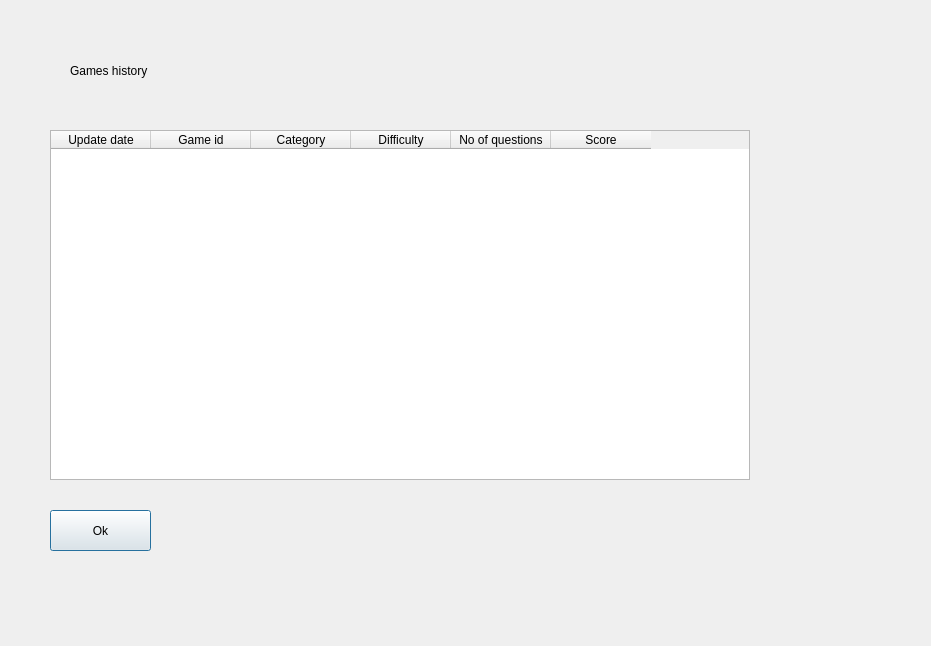
<?xml version="1.0" encoding="UTF-8"?>
<ui version="4.0">
 <class>Dialog</class>
 <widget class="QDialog" name="Dialog">
  <property name="geometry">
   <rect>
    <x>0</x>
    <y>0</y>
    <width>931</width>
    <height>646</height>
   </rect>
  </property>
  <property name="windowTitle">
   <string>Dialog</string>
  </property>
  <property name="styleSheet">
   <string notr="true"/>
  </property>
  <widget class="QLabel" name="lbl_header">
   <property name="geometry">
    <rect>
     <x>70</x>
     <y>40</y>
     <width>381</width>
     <height>61</height>
    </rect>
   </property>
   <property name="styleSheet">
    <string notr="true"/>
   </property>
   <property name="text">
    <string>Games history</string>
   </property>
  </widget>
  <widget class="QTableWidget" name="tableWidget">
   <property name="geometry">
    <rect>
     <x>50</x>
     <y>130</y>
     <width>700</width>
     <height>350</height>
    </rect>
   </property>
   <property name="styleSheet">
    <string notr="true"/>
   </property>
   <column>
    <property name="text">
     <string>Update date</string>
    </property>
   </column>
   <column>
    <property name="text">
     <string>Game id</string>
    </property>
   </column>
   <column>
    <property name="text">
     <string>Category</string>
    </property>
   </column>
   <column>
    <property name="text">
     <string>Difficulty</string>
    </property>
   </column>
   <column>
    <property name="text">
     <string>No of questions</string>
    </property>
   </column>
   <column>
    <property name="text">
     <string>Score</string>
    </property>
   </column>
  </widget>
  <widget class="QPushButton" name="okButton">
   <property name="geometry">
    <rect>
     <x>50</x>
     <y>510</y>
     <width>101</width>
     <height>41</height>
    </rect>
   </property>
   <property name="styleSheet">
    <string notr="true"/>
   </property>
   <property name="text">
    <string>Ok</string>
   </property>
  </widget>
 </widget>
 <resources/>
 <connections/>
</ui>
